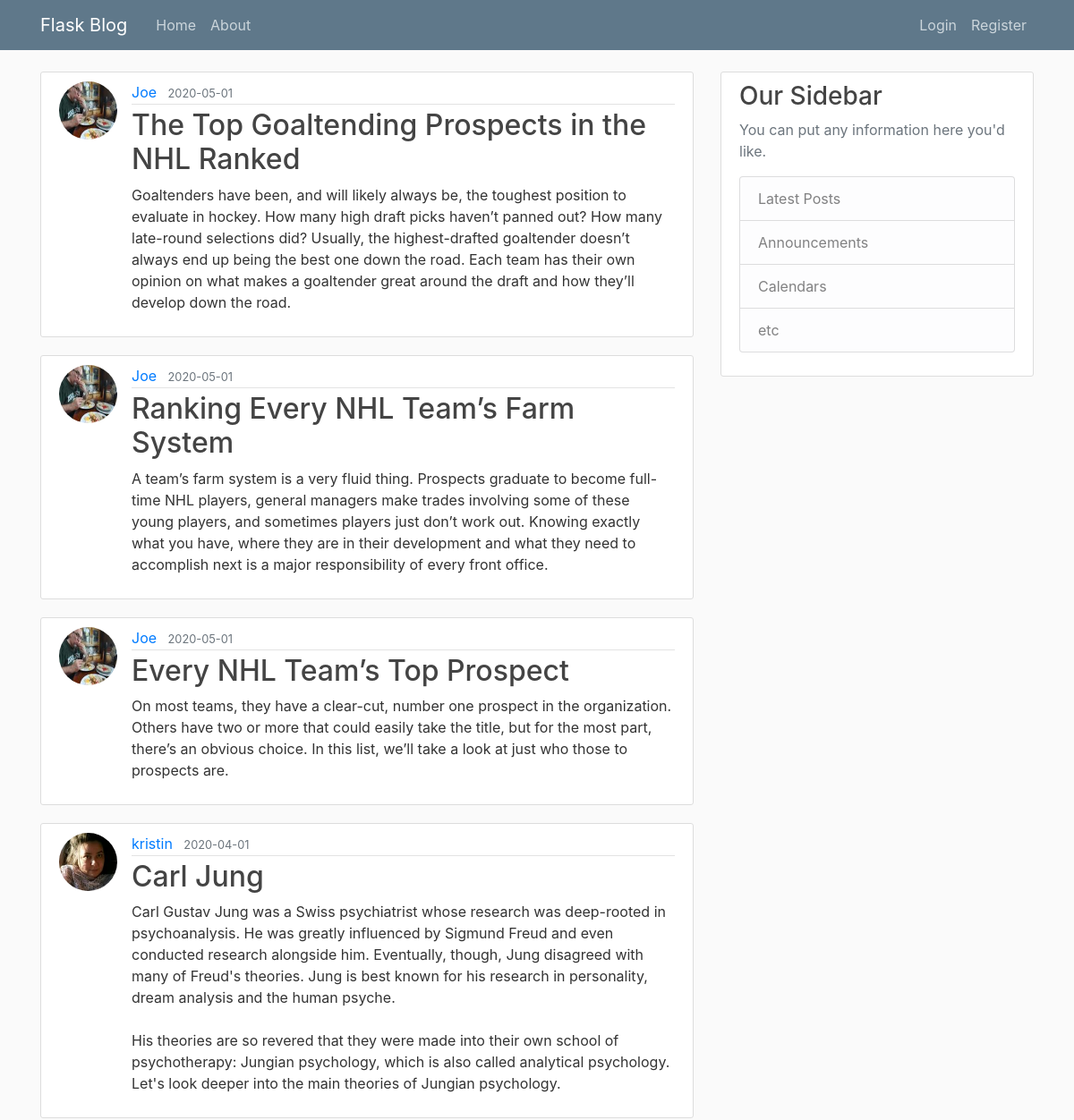
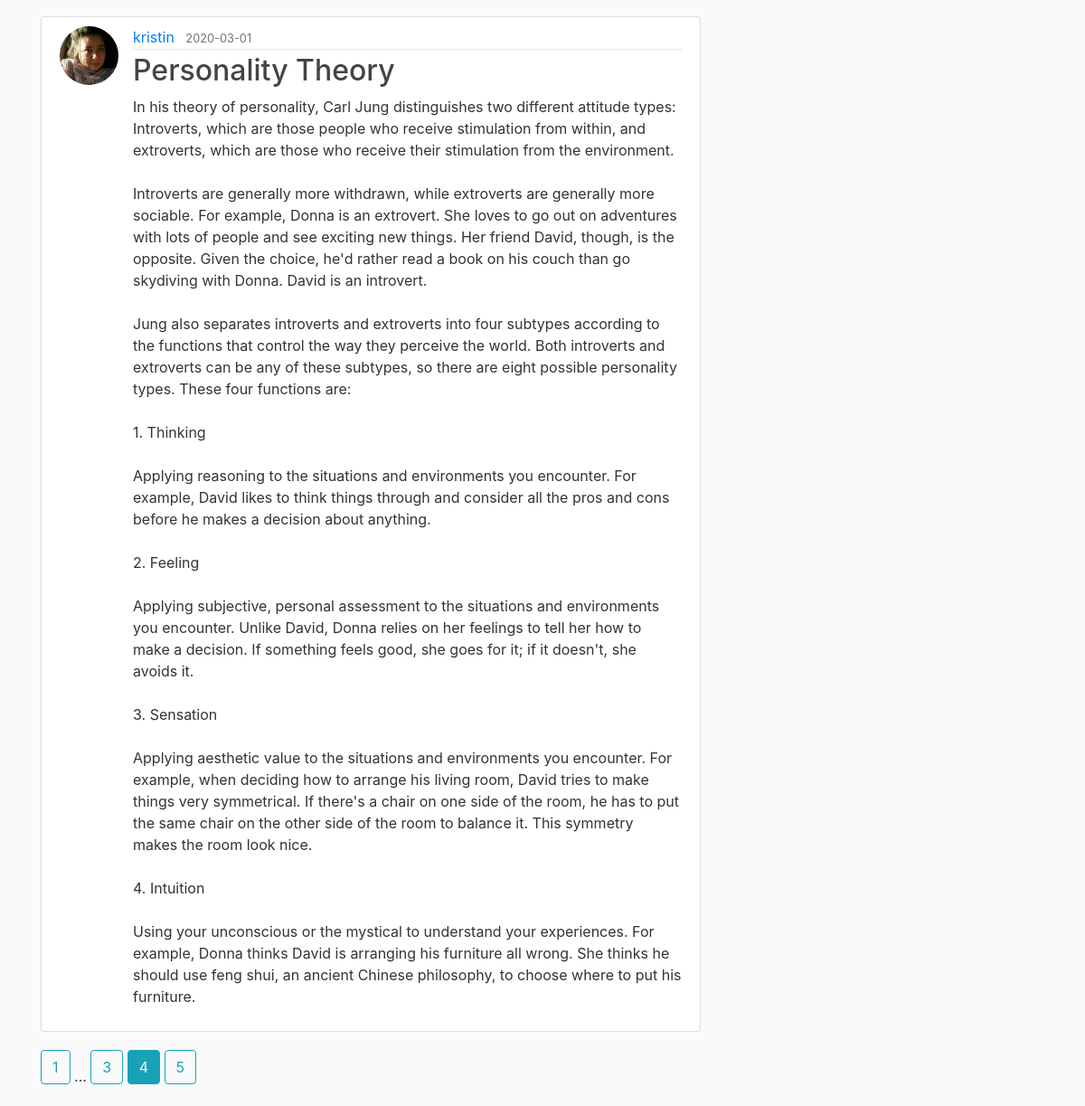
/home?page=4, run on the app's committed database (2 pictures, top to bottom).
### flask_blog/models.py (models this page shows, shortened)
class Post(db.Model):
    id = db.Column(db.Integer, primary_key=True)
    title = db.Column(db.String(100), nullable=False)
    date_posted = db.Column(db.DateTime, nullable=False, default=datetime.utcnow)
    content = db.Column(db.Text, nullable=False)
    user_id = db.Column(db.Integer, db.ForeignKey('user.id'), nullable=False)

class User(db.Model, UserMixin):
    id = db.Column(db.Integer, primary_key=True)
    username = db.Column(db.String(20), unique=True, nullable=False)
    email = db.Column(db.String(120), unique=True, nullable=False)
    image_file = db.Column(db.String(20), nullable=False, default='default.jpg')
    password = db.Column(db.String(60), nullable=False)
    posts = db.relationship('Post', backref='author', lazy=True)

### flask_blog/routes.py (the view)
@app.route("/")
@app.route("/home")
def home():
    page = request.args.get('page', 1, type=int)
    posts = Post.query.order_by(Post.date_posted.desc()).paginate(page=page, per_page=5)
    return render_template('home.html', posts=posts)

### flask_blog/templates/home.html
{% extends "layout.html" %}
{% block content %}
    {% for post in posts.items %}
        <article class="media content-section">
            <img class="rounded-circle article-img" src="{{ url_for('static', filename='profile_pics/' + post.author.image_file) }}">
          <div class="media-body">
            <div class="article-metadata">
              <a class="mr-2" href="{{ url_for('user_posts', username=post.author.username) }}">{{ post.author.username }}</a>
              <small class="text-muted">{{ post.date_posted.strftime('%Y-%m-%d') }}</small>
            </div>
            <h2><a class="article-title" href="{{ url_for('post',post_id=post.id) }}">{{ post.title }}</a></h2>
            <p class="article-content">{{ post.content }}</p>
          </div>
        </article>
    {% endfor %}
    {% for page_num in posts.iter_pages(left_edge=1, right_edge=1, left_current=1, right_current=2) %}
        {% if page_num %}
            {% if posts.page == page_num %}
                <a class="btn btn-info mb-4" href="{{ url_for('home', page=page_num) }}">{{ page_num }}</a>
            {% else %}
                <a class="btn btn-outline-info mb-4" href="{{ url_for('home', page=page_num) }}">{{ page_num }}</a>
            {% endif %}
        {% else %}
            ...
        {% endif %}
    {% endfor %}
{% endblock content %}

### flask_blog/static/main.css (style rules this page uses)
body { background: #fafafa; color: #333333; margin-top: 5rem; }
h1, h2, h3, h4, h5, h6 { color: #444444; }
.content-section { background: #ffffff; padding: 10px 20px; border: 1px solid #dddddd; border-radius: 3px; margin-bottom: 20px; }
.article-title { color: #444444; }
.article-content { white-space: pre-line; }
.article-img { height: 65px; width: 65px; margin-right: 16px; }
.article-metadata { padding-bottom: 1px; margin-bottom: 4px; border-bottom: 1px solid #e3e3e3 }

### data on the page
Post: image_file (picture), author.username "Joe", date_posted "2020-05-01", title "The Top Goaltending Prospects in the NHL Ranked", content "Goaltenders have been, and will likely always be, the toughest position to evaluate in hockey. How many high draft picks haven’t panned out? How many late-round selections did? Usually, the highest-drafted goaltender doesn’t always end up being the best one down the road. Each team has their own opinion on what makes a goaltender great around the draft and how they’ll develop down the road."
Post: image_file (picture), author.username "Joe", date_posted "2020-05-01", title "Ranking Every NHL Team’s Farm System", content "A team’s farm system is a very fluid thing. Prospects graduate to become full-time NHL players, general managers make trades involving some of these young players, and sometimes players just don’t work out. Knowing exactly what you have, where they are in their development and what they need to accomplish next is a major responsibility of every front office."
Post: image_file (picture), author.username "Joe", date_posted "2020-05-01", title "Every NHL Team’s Top Prospect", content "On most teams, they have a clear-cut, number one prospect in the organization. Others have two or more that could easily take the title, but for the most part, there’s an obvious choice. In this list, we’ll take a look at just who those to prospects are."
Post: image_file (picture), author.username "kristin", date_posted "2020-04-01", title "Carl Jung", content "Carl Gustav Jung was a Swiss psychiatrist whose research was deep-rooted in psychoanalysis. He was greatly influenced by Sigmund Freud and even conducted research alongside him. Eventually, though, Jung disagreed with many of Freud's theories. Jung is best known for his research in personality, dream analysis and the human psyche. His theories are so revered that they were made into their own school of psychotherapy: Jungian psychology, which is also called analytical psychology. Let's look deeper into the main theories of Jungian psychology."
Post: image_file (picture), author.username "kristin", date_posted "2020-03-01", title "Personality Theory", content "In his theory of personality, Carl Jung distinguishes two different attitude types: Introverts, which are those people who receive stimulation from within, and extroverts, which are those who receive their stimulation from the environment. Introverts are generally more withdrawn, while extroverts are generally more sociable. For example, Donna is an extrovert. She loves to go out on adventures with lots of people and see exciting new things. Her friend David, though, is the opposite. Given the choice, he'd rather read a book on his couch than go skydiving with Donna. David is an introvert. Jung also separates introverts and extroverts into four subtypes according to the functions that…"

### other printed values
{{ page_num }} "1" "3" "5"
{{ page_num }} "4"
